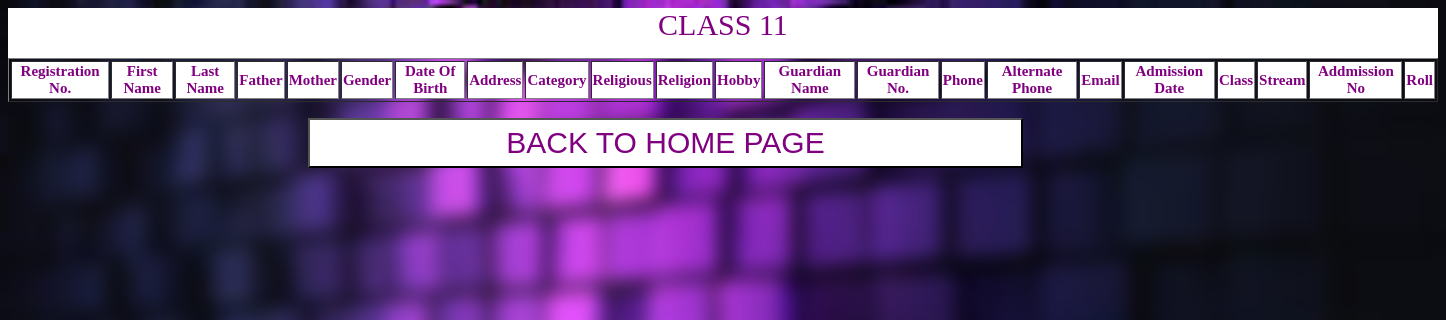
/classelev.php, run on an earlier commit of the app's database.
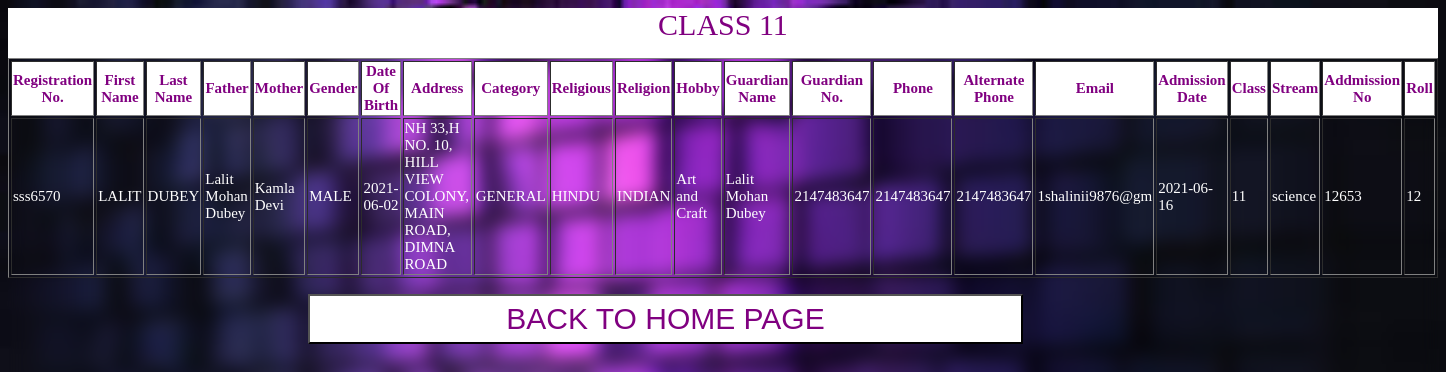
And on a later commit of the database.
### tables this page shows
CREATE TABLE `reg` (
  `regno` varchar(10) NOT NULL,
  `fname` text NOT NULL,
  `lname` text NOT NULL,
  `father` text NOT NULL,
  `mother` text NOT NULL,
  `gender` text NOT NULL,
  `dob` date NOT NULL,
  `address` varchar(100) NOT NULL,
  `category` text NOT NULL,
  `religious` text NOT NULL,
  `religion` text NOT NULL,
  `hobby` text NOT NULL,
  `guardian` text NOT NULL,
  `gno` int(11) NOT NULL,
  `phone` int(11) NOT NULL,
  `altno` int(11) NOT NULL,
  `email` varchar(16) NOT NULL,
  `admissiondate` date NOT NULL,
  `class` int(11) DEFAULT NULL,
  `stream` tinytext,
  `subject` text,
  `addnum` int(11) DEFAULT NULL,
  `roll` int(11) DEFAULT NULL
);

### classelev.php (the view, shortened to what this page needs)
<html>
    <head>
    </head>
    <body>
        <div id="div1">CLASS 11</div>
        <form action="#" method="POST">
         <table border="1">
            <tr>
                <th scope="col">Registration No.</th>
                 <th scope="col">First Name</th>
                 <th scope="col">Last Name</th>
                 <th scope="col">Father</th>
                 <th scope="col">Mother</th>
                 <th scope="col">Gender</th>
                 <th scope="col">Date Of Birth</th>
                 <th scope="col">Address</th>
                 <th scope="col">Category</th>
                 <th scope="col">Religious</th>
                 <th scope="col">Religion</th>
                 <th scope="col">Hobby</th>
                 <th scope="col">Guardian Name</th>
                 <th scope="col">Guardian No.</th>
                 <th scope="col">Phone</th>
                 <th scope="col">Alternate Phone</th>
                 <th scope="col">Email</th>
                 <th scope="col">Admission Date</th>
                 <th scope="col">Class</th>
                 <th scope="col">Stream</th>
                 <th scope="col">Addmission No</th>
                 <th scope="col">Roll</th>
             </tr>
                <?php
                $conn=mysqli_connect("localhost","root","","intern");
			        	$query = "select * from reg where class=11";
			        	$result = mysqli_query($conn,$query)or die("select error");
			         	while($row = mysqli_fetch_array($result))
			        	{
			      		echo ' <tr>
							  <td>'.$row["regno"].'</td>
                              <td>'.$row["fname"].'</td>
							  <td>'.$row["lname"].'</td>
                              <td>'.$row["father"].'</td>
                              <td>'.$row["mother"].'</td>
                              <td>'.$row["gender"].'</td>
                              <td>'.$row["dob"].'</td>
                              <td>'.$row["address"].'</td>
                              <td>'.$row["category"].'</td>
                              <td>'.$row["religious"].'</td>
                              <td>'.$row["religion"].'</td>
                              <td>'.$row["hobby"].'</td>
                              <td>'.$row["guardian"].'</td>
                              <td>'.$row["gno"].'</td>
                              <td>'.$row["phone"].'</td>
                              <td>'.$row["altno"].'</td>
                              <td>'.$row["email"].'</td>
                              <td>'.$row["admissiondate"].'</td>
                              <td>'.$row["class"].'</td>
                              <td>'.$row["stream"].'</td>
                              <td>'.$row["addnum"].'</td>
                              <td>'.$row["roll"].'</td>
                             </tr>';
			         	}
                         echo "</table>"
                         ?>
        </form>
        <div id=div2><a href="afterlogin.php"><button>BACK TO HOME PAGE</button></a></div>
    </body>
</html>

### classelev.php (style rules this page uses)
body { background-image:url('todayclass1.jpg'); background-size:cover; background-repeat:no-repeat; backdrop-filter:blur(9px); }
button { width:50%; height:50px; background-color:white; color:purple; font-size:30px; margin-left:300px; font-family:Arial; }
#div2 { content-align:center; }
#div1 { width:100%; height:50px; text-align:center; font-size:30px; color:purple; background-color:white; float:left; }
table { margin-top: 50px; font-size: 15px; color:white; width:auto; }
th { background-color: white; width:auto; color: purple; }
td { width:auto; }

What changed in the data, as far as the page shows it:
added reg: regno "sss6570", fname "LALIT", lname "DUBEY", father "Lalit Mohan Dubey", mother "Kamla Devi", gender "MALE", dob "2021-06-02", address "NH 33,H NO. 10, HILL VIEW COLONY, MAIN ROAD, DIMNA ROAD", category "GENERAL", religious "HINDU", religion "INDIAN", hobby "Art and Craft", guardian "Lalit Mohan Dubey", gno "2147483647", phone "2147483647", altno "2147483647", email "1shalinii9876@gm", admissiondate "2021-06-16", class "11", stream "science", addnum "12653", roll "12"
